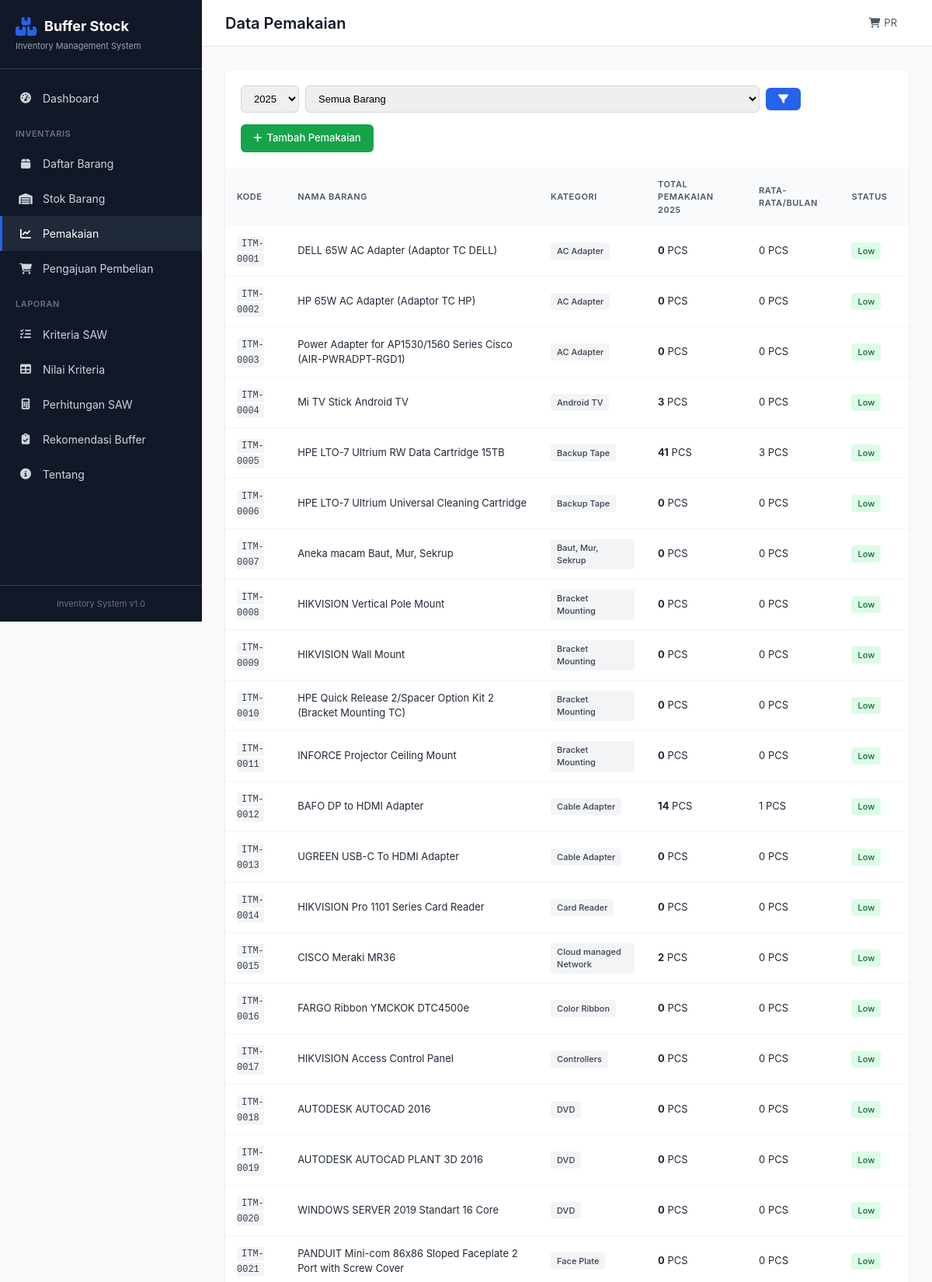
Page /usage (upper part) on the committed database.
### app/models.py (models this page shows, shortened)
class Item(db.Model):
    __tablename__ = 'items'
    id = db.Column(db.Integer, primary_key=True)
    kode_item = db.Column(db.String(50), unique=True, nullable=False)
    nama_item = db.Column(db.String(200), nullable=False)
    kategori = db.Column(db.String(100), nullable=False)
    unit = db.Column(db.String(50), default='PCS')
    harga = db.Column(db.Float, default=0)
    supplier = db.Column(db.String(200))
    lokasi_rak = db.Column(db.String(50))
    created_at = db.Column(db.DateTime, default=datetime.utcnow)
    criteria_values = db.relationship('CriteriaValue', backref='item', lazy=True, cascade='all, delete-orphan')

### app/routes.py (the view)
@main_bp.route('/usage')
def usage():
    available_years = [y for (y,) in db.session.query(Usage.tahun).distinct().order_by(Usage.tahun).all()]
    default_year = available_years[-1] if available_years else datetime.now().year
    year = request.args.get('year', default_year, type=int)
    item_id = request.args.get('item_id', type=int)
    query = Usage.query.filter_by(tahun=year)
    if item_id:
        query = query.filter_by(item_id=item_id)
    usages = query.order_by(Usage.bulan).all()
    items = Item.query.order_by(Item.kode_item).all()
    item_usage = {}
    for usage in usages:
        if usage.item_id not in item_usage:
            item_usage[usage.item_id] = 0
        item_usage[usage.item_id] += usage.quantity_used
    return render_template('usage/index.html',
                          usages=usages,
                          items=items,
                          year=year,
                          selected_item=item_id,
                          item_usage=item_usage,
                          years=available_years or [year])

### app/templates/usage/index.html (shortened to what this page needs)
{% extends 'base.html' %}
{% block page_title %}Data Pemakaian{% endblock %}
{% block content %}
<div class="section">
    <div class="card">
        <div class="card-header">
            <form method="GET" class="filter-form">
                <select name="year" onchange="this.form.submit()">
                    {% for y in years %}
                    <option value="{{ y }}" {% if year == y %}selected{% endif %}>{{ y }}</option>
                    {% endfor %}
                </select>
                <select name="item_id" onchange="this.form.submit()">
                    <option value="">Semua Barang</option>
                </select>
                <button type="submit" class="btn btn-primary"><i class="fas fa-filter"></i></button>
            </form>
            <a href="{{ url_for('main.add_usage') }}" class="btn btn-success">
                <i class="fas fa-plus"></i> Tambah Pemakaian
            </a>
        </div>
        <div class="table-responsive">
            <table class="data-table">
                <thead>
                    <tr>
                        <th>Kode</th>
                        <th>Nama Barang</th>
                        <th>Kategori</th>
                        <th>Total Pemakaian {{ year }}</th>
                        <th>Rata-rata/Bulan</th>
                        <th>Status</th>
                    </tr>
                </thead>
                <tbody>
                    {% for item in items %}
                    {% set total = item_usage.get(item.id, 0) %}
                    <tr>
                        <td><code>{{ item.kode_item }}</code></td>
                        <td>{{ item.nama_item }}</td>
                        <td><span class="badge">{{ item.kategori }}</span></td>
                        <td><strong>{{ total|int }}</strong> {{ item.unit }}</td>
                        <td>{{ (total / 12)|round(0)|int }} {{ item.unit }}</td>
                        <td>
                            {% if total > 500 %}
                            <span class="badge badge-danger">High Usage</span>
                            {% elif total > 200 %}
                            <span class="badge badge-warning">Medium</span>
                            {% else %}
                            <span class="badge badge-success">Low</span>
                            {% endif %}
                        </td>
                    </tr>
                    {% endfor %}
                </tbody>
            </table>
        </div>
    </div>
</div>
{% endblock %}

### app/static/css/style.css (style rules this page uses)
:root { --primary: #2563eb; --primary-dark: #1d4ed8; --success: #16a34a; --danger: #dc2626; --warning: #ea580c; --info: #0891b2; --gray-50: #f9fafb; --gray-100: #f3f4f6; --gray-200: #e5e7eb; --gray-300: #d1d5db; --gray-400: #9ca3af; --gray-500: #6b7280; --gray-600: #4b5563; --gray-700: #374151; --gray-800: #1f2937; --gray-900: #111827; --sidebar-width: 260px; --header-height: 60px; --border-radius: 6px; --shadow: 0 1px 3px rgba(0,0,0,0.1); --shadow-md: 0 4px 6px rgba(0,0,0,0.1); }
* { margin: 0; padding: 0; box-sizing: border-box; }
body { font-family: -apple-system, BlinkMacSystemFont, 'Segoe UI', Roboto, 'Helvetica Neue', Arial, sans-serif; font-size: 14px; line-height: 1.5; color: var(--gray-800); background: var(--gray-50); }
.section { margin-bottom: 30px; }
.card { background: white; border-radius: var(--border-radius); box-shadow: var(--shadow); overflow: hidden; }
.card-header { padding: 20px; border-bottom: 1px solid var(--gray-100); display: flex; align-items: center; justify-content: space-between; gap: 15px; flex-wrap: wrap; }
.table-responsive { overflow-x: auto; }
.data-table { width: 100%; border-collapse: collapse; font-size: 13px; }
.data-table th, .data-table td { padding: 12px 15px; text-align: left; border-bottom: 1px solid var(--gray-100); }
.data-table th { background: var(--gray-50); font-weight: 600; color: var(--gray-600); text-transform: uppercase; font-size: 11px; letter-spacing: 0.5px; }
.badge { display: inline-block; padding: 3px 8px; background: var(--gray-100); color: var(--gray-700); border-radius: 4px; font-size: 11px; font-weight: 500; }
.badge-success { background: #dcfce7; color: #166534; }
.btn { display: inline-flex; align-items: center; gap: 6px; padding: 8px 16px; border: none; border-radius: var(--border-radius); font-size: 13px; font-weight: 500; cursor: pointer; text-decoration: none; transition: all 0.2s; }
.btn-primary { background: var(--primary); color: white; }
.btn-success { background: var(--success); color: white; }
.filter-form { display: flex; align-items: center; gap: 8px; flex-wrap: wrap; }
.filter-form input, .filter-form select { padding: 8px 12px; border: 1px solid var(--gray-300); border-radius: var(--border-radius); font-size: 13px; }
code { font-family: 'Courier New', monospace; font-size: 12px; background: var(--gray-100); padding: 2px 6px; border-radius: 3px; color: var(--gray-700); }

### rows in the picture
Item: kode_item "ITM-0001", nama_item "DELL 65W AC Adapter (Adaptor TC DELL)", kategori "AC Adapter", total "0", unit "PCS", value "0"
Item: kode_item "ITM-0002", nama_item "HP 65W AC Adapter (Adaptor TC HP)", kategori "AC Adapter", total "0", unit "PCS", value "0"
Item: kode_item "ITM-0003", nama_item "Power Adapter for AP1530/1560 Series Cisco (AIR-PWRADPT-RGD1)", kategori "AC Adapter", total "0", unit "PCS", value "0"
Item: kode_item "ITM-0004", nama_item "Mi TV Stick Android TV", kategori "Android TV", total "3", unit "PCS", value "0"
Item: kode_item "ITM-0005", nama_item "HPE LTO-7 Ultrium RW Data Cartridge 15TB", kategori "Backup Tape", total "41", unit "PCS", value "3"
Item: kode_item "ITM-0006", nama_item "HPE LTO-7 Ultrium Universal Cleaning Cartridge", kategori "Backup Tape", total "0", unit "PCS", value "0"
Item: kode_item "ITM-0007", nama_item "Aneka macam Baut, Mur, Sekrup", kategori "Baut, Mur, Sekrup", total "0", unit "PCS", value "0"
Item: kode_item "ITM-0008", nama_item "HIKVISION Vertical Pole Mount", kategori "Bracket Mounting", total "0", unit "PCS", value "0"
Item: kode_item "ITM-0009", nama_item "HIKVISION Wall Mount", kategori "Bracket Mounting", total "0", unit "PCS", value "0"
Item: kode_item "ITM-0010", nama_item "HPE Quick Release 2/Spacer Option Kit 2 (Bracket Mounting TC)", kategori "Bracket Mounting", total "0", unit "PCS", value "0"
Item: kode_item "ITM-0011", nama_item "INFORCE Projector Ceiling Mount", kategori "Bracket Mounting", total "0", unit "PCS", value "0"
Item: kode_item "ITM-0012", nama_item "BAFO DP to HDMI Adapter", kategori "Cable Adapter", total "14", unit "PCS", value "1"
Item: kode_item "ITM-0013", nama_item "UGREEN USB-C To HDMI Adapter", kategori "Cable Adapter", total "0", unit "PCS", value "0"
Item: kode_item "ITM-0014", nama_item "HIKVISION Pro 1101 Series Card Reader", kategori "Card Reader", total "0", unit "PCS", value "0"
Item: kode_item "ITM-0015", nama_item "CISCO Meraki MR36", kategori "Cloud managed Network", total "2", unit "PCS", value "0"
Item: kode_item "ITM-0016", nama_item "FARGO Ribbon YMCKOK DTC4500e", kategori "Color Ribbon", total "0", unit "PCS", value "0"
Item: kode_item "ITM-0017", nama_item "HIKVISION Access Control Panel", kategori "Controllers", total "0", unit "PCS", value "0"
Item: kode_item "ITM-0018", nama_item "AUTODESK AUTOCAD 2016", kategori "DVD", total "0", unit "PCS", value "0"
Item: kode_item "ITM-0019", nama_item "AUTODESK AUTOCAD PLANT 3D 2016", kategori "DVD", total "0", unit "PCS", value "0"
Item: kode_item "ITM-0020", nama_item "WINDOWS SERVER 2019 Standart 16 Core", kategori "DVD", total "0", unit "PCS", value "0"
Item: kode_item "ITM-0021", nama_item "PANDUIT Mini-com 86x86 Sloped Faceplate 2 Port with Screw Cover", kategori "Face Plate", total "0", unit "PCS", value "0"

### other values in the picture
{{ year }} "2025"
form field year "2025"
